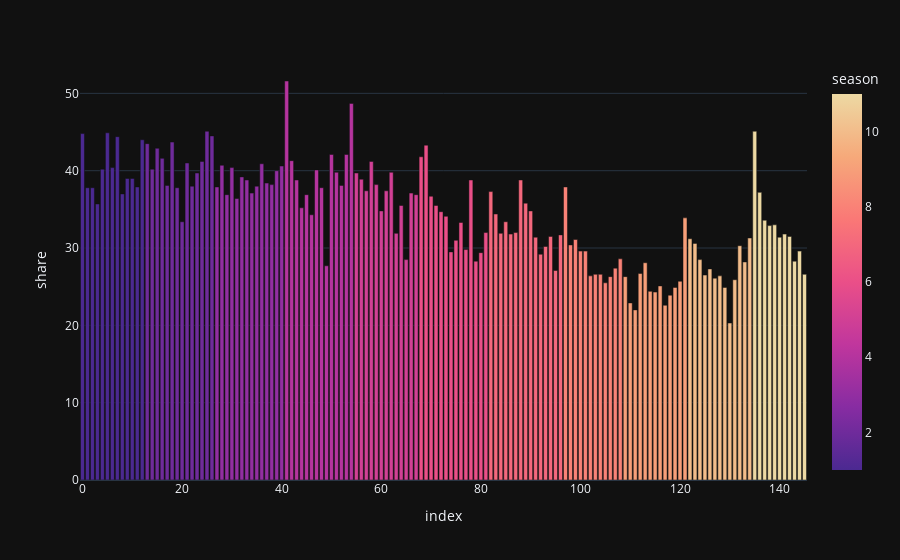

Source (notebook cell):
### Markdown cell above
### Bar Charts

### Code cell
px.bar(df, y='share', color='season', hover_data=['title'])

### Figure 1 — Plotly figure (JSON) as saved in the notebook; plotly's stock layout.template omitted (floating-point values rounded to 4 significant figures; data arrays with more than 128 entries replaced by an {"elided": "..."} marker saying what was removed)
{"data": [{"alignmentgroup": "True", "customdata": {"elided": "146x1 str values"}, "hovertemplate": "index=%{x}<br>share=%{y}<br>title=%{customdata[0]}<br>season=%{marker.color}<extra></extra>", "legendgroup": "", "marker": {"color": {"elided": "146 int values"}, "coloraxis": "coloraxis", "pattern": {"shape": ""}}, "name": "", "offsetgroup": "", "orientation": "v", "showlegend": false, "textposition": "auto", "type": "bar", "x": {"elided": "146 int values"}, "xaxis": "x", "y": {"elided": "146 float values"}, "yaxis": "y"}], "layout": {"barmode": "relative", "coloraxis": {"colorbar": {"title": {"text": "season"}}, "colorscale": [[0, "rgb(75, 41, 145)"], [0.1667, "rgb(135, 44, 162)"], [0.3333, "rgb(192, 54, 157)"], [0.5, "rgb(234, 79, 136)"], [0.6667, "rgb(250, 120, 118)"], [0.8333, "rgb(246, 169, 122)"], [1, "rgb(237, 217, 163)"]]}, "legend": {"tracegroupgap": 0}, "margin": {"t": 60}, "xaxis": {"anchor": "y", "domain": [0, 1], "title": {"text": "index"}}, "yaxis": {"anchor": "x", "domain": [0, 1], "title": {"text": "share"}}}}
